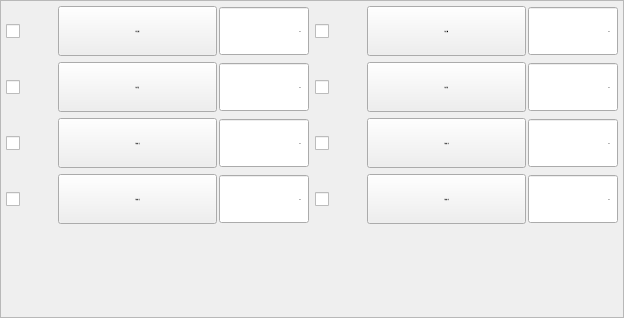
<?xml version="1.0" encoding="UTF-8"?>
<ui version="4.0">
 <class>FormBtnIMM</class>
 <widget class="QWidget" name="FormBtnIMM">
  <property name="geometry">
   <rect>
    <x>0</x>
    <y>0</y>
    <width>624</width>
    <height>318</height>
   </rect>
  </property>
  <property name="sizePolicy">
   <sizepolicy hsizetype="Preferred" vsizetype="Expanding">
    <horstretch>0</horstretch>
    <verstretch>0</verstretch>
   </sizepolicy>
  </property>
  <property name="minimumSize">
   <size>
    <width>624</width>
    <height>318</height>
   </size>
  </property>
  <property name="maximumSize">
   <size>
    <width>624</width>
    <height>318</height>
   </size>
  </property>
  <property name="sizeIncrement">
   <size>
    <width>0</width>
    <height>-1</height>
   </size>
  </property>
  <property name="font">
   <font>
    <family>微软雅黑</family>
    <pointsize>-1</pointsize>
    <weight>50</weight>
    <italic>false</italic>
    <bold>false</bold>
   </font>
  </property>
  <property name="windowTitle">
   <string notr="true">注塑机动作</string>
  </property>
  <property name="styleSheet">
   <string notr="true">font: 28px &quot;微软雅黑&quot;;</string>
  </property>
  <layout class="QVBoxLayout" name="verticalLayoutForm">
   <property name="spacing">
    <number>0</number>
   </property>
   <property name="margin">
    <number>0</number>
   </property>
   <item>
    <widget class="QFrame" name="frameBtnImm">
     <property name="font">
      <font>
       <family>微软雅黑</family>
       <pointsize>-1</pointsize>
       <weight>50</weight>
       <italic>false</italic>
       <bold>false</bold>
      </font>
     </property>
     <property name="styleSheet">
      <string notr="true"/>
     </property>
     <property name="frameShape">
      <enum>QFrame::StyledPanel</enum>
     </property>
     <property name="frameShadow">
      <enum>QFrame::Sunken</enum>
     </property>
     <property name="IsMainArea" stdset="0">
      <bool>true</bool>
     </property>
     <layout class="QGridLayout" name="gridLayout">
      <property name="margin">
       <number>5</number>
      </property>
      <item row="0" column="0">
       <layout class="QHBoxLayout" name="horizontalLayout">
        <property name="spacing">
         <number>2</number>
        </property>
        <item>
         <widget class="QCheckBox" name="checkBoxEmo">
          <property name="minimumSize">
           <size>
            <width>50</width>
            <height>50</height>
           </size>
          </property>
          <property name="maximumSize">
           <size>
            <width>50</width>
            <height>50</height>
           </size>
          </property>
          <property name="font">
           <font>
            <family>微软雅黑</family>
            <pointsize>-1</pointsize>
            <weight>50</weight>
            <italic>false</italic>
            <bold>false</bold>
           </font>
          </property>
          <property name="layoutDirection">
           <enum>Qt::LeftToRight</enum>
          </property>
          <property name="text">
           <string/>
          </property>
          <property name="iconSize">
           <size>
            <width>32</width>
            <height>32</height>
           </size>
          </property>
         </widget>
        </item>
        <item>
         <widget class="xIndicatorButton" name="radioButton_emo">
          <property name="minimumSize">
           <size>
            <width>115</width>
            <height>50</height>
           </size>
          </property>
          <property name="maximumSize">
           <size>
            <width>16777215</width>
            <height>50</height>
           </size>
          </property>
          <property name="font">
           <font>
            <family>微软雅黑</family>
            <pointsize>-1</pointsize>
            <weight>50</weight>
            <italic>false</italic>
            <bold>false</bold>
           </font>
          </property>
          <property name="text">
           <string>等待开模</string>
          </property>
         </widget>
        </item>
        <item>
         <widget class="xDoubleSpinBox" name="BoxDelayEmo">
          <property name="minimumSize">
           <size>
            <width>80</width>
            <height>50</height>
           </size>
          </property>
          <property name="maximumSize">
           <size>
            <width>90</width>
            <height>50</height>
           </size>
          </property>
          <property name="font">
           <font>
            <family>微软雅黑</family>
            <pointsize>-1</pointsize>
            <weight>50</weight>
            <italic>false</italic>
            <bold>false</bold>
           </font>
          </property>
          <property name="alignment">
           <set>Qt::AlignRight|Qt::AlignTrailing|Qt::AlignVCenter</set>
          </property>
          <property name="buttonSymbols">
           <enum>QAbstractSpinBox::NoButtons</enum>
          </property>
          <property name="suffix">
           <string>s</string>
          </property>
          <property name="decimals">
           <number>1</number>
          </property>
          <property name="maximum">
           <double>99.900000000000006</double>
          </property>
          <property name="singleStep">
           <double>0.100000000000000</double>
          </property>
         </widget>
        </item>
       </layout>
      </item>
      <item row="0" column="1">
       <layout class="QHBoxLayout" name="horizontalLayout_2">
        <property name="spacing">
         <number>2</number>
        </property>
        <item>
         <widget class="QCheckBox" name="checkBoxEmc">
          <property name="minimumSize">
           <size>
            <width>50</width>
            <height>50</height>
           </size>
          </property>
          <property name="maximumSize">
           <size>
            <width>50</width>
            <height>50</height>
           </size>
          </property>
          <property name="font">
           <font>
            <family>微软雅黑</family>
            <pointsize>-1</pointsize>
            <weight>50</weight>
            <italic>false</italic>
            <bold>false</bold>
           </font>
          </property>
          <property name="text">
           <string/>
          </property>
          <property name="iconSize">
           <size>
            <width>28</width>
            <height>28</height>
           </size>
          </property>
         </widget>
        </item>
        <item>
         <widget class="xIndicatorButton" name="radioButton_emc">
          <property name="minimumSize">
           <size>
            <width>115</width>
            <height>50</height>
           </size>
          </property>
          <property name="maximumSize">
           <size>
            <width>16777215</width>
            <height>50</height>
           </size>
          </property>
          <property name="font">
           <font>
            <family>微软雅黑</family>
            <pointsize>-1</pointsize>
            <weight>50</weight>
            <italic>false</italic>
            <bold>false</bold>
           </font>
          </property>
          <property name="text">
           <string>允许关模  </string>
          </property>
         </widget>
        </item>
        <item>
         <widget class="xDoubleSpinBox" name="BoxDelayEmc">
          <property name="enabled">
           <bool>true</bool>
          </property>
          <property name="sizePolicy">
           <sizepolicy hsizetype="Fixed" vsizetype="Fixed">
            <horstretch>0</horstretch>
            <verstretch>0</verstretch>
           </sizepolicy>
          </property>
          <property name="minimumSize">
           <size>
            <width>80</width>
            <height>50</height>
           </size>
          </property>
          <property name="maximumSize">
           <size>
            <width>90</width>
            <height>50</height>
           </size>
          </property>
          <property name="font">
           <font>
            <family>微软雅黑</family>
            <pointsize>-1</pointsize>
            <weight>50</weight>
            <italic>false</italic>
            <bold>false</bold>
           </font>
          </property>
          <property name="focusPolicy">
           <enum>Qt::ClickFocus</enum>
          </property>
          <property name="alignment">
           <set>Qt::AlignRight|Qt::AlignTrailing|Qt::AlignVCenter</set>
          </property>
          <property name="buttonSymbols">
           <enum>QAbstractSpinBox::NoButtons</enum>
          </property>
          <property name="specialValueText">
           <string notr="true"/>
          </property>
          <property name="keyboardTracking">
           <bool>false</bool>
          </property>
          <property name="suffix">
           <string notr="true">s</string>
          </property>
          <property name="decimals">
           <number>1</number>
          </property>
          <property name="maximum">
           <double>99.900000000000006</double>
          </property>
          <property name="singleStep">
           <double>0.100000000000000</double>
          </property>
          <property name="HasBtn" stdset="0">
           <bool>false</bool>
          </property>
         </widget>
        </item>
       </layout>
      </item>
      <item row="1" column="0">
       <layout class="QHBoxLayout" name="horizontalLayout_3">
        <property name="spacing">
         <number>2</number>
        </property>
        <item>
         <widget class="QCheckBox" name="checkBoxEef">
          <property name="minimumSize">
           <size>
            <width>50</width>
            <height>50</height>
           </size>
          </property>
          <property name="maximumSize">
           <size>
            <width>50</width>
            <height>50</height>
           </size>
          </property>
          <property name="font">
           <font>
            <family>微软雅黑</family>
            <pointsize>-1</pointsize>
            <weight>50</weight>
            <italic>false</italic>
            <bold>false</bold>
           </font>
          </property>
          <property name="text">
           <string/>
          </property>
          <property name="iconSize">
           <size>
            <width>28</width>
            <height>28</height>
           </size>
          </property>
         </widget>
        </item>
        <item>
         <widget class="xIndicatorButton" name="radioButton_eef">
          <property name="minimumSize">
           <size>
            <width>115</width>
            <height>50</height>
           </size>
          </property>
          <property name="maximumSize">
           <size>
            <width>16777215</width>
            <height>50</height>
           </size>
          </property>
          <property name="font">
           <font>
            <family>微软雅黑</family>
            <pointsize>-1</pointsize>
            <weight>50</weight>
            <italic>false</italic>
            <bold>false</bold>
           </font>
          </property>
          <property name="text">
           <string>允许顶进  </string>
          </property>
          <property name="iconOn" stdset="0">
           <iconset resource="xPad.qrc">
            <normaloff>:/img/widget/buttonOn.png</normaloff>:/img/widget/buttonOn.png</iconset>
          </property>
          <property name="iconOff" stdset="0">
           <iconset resource="xPad.qrc">
            <normaloff>:/img/widget/buttonOff.png</normaloff>:/img/widget/buttonOff.png</iconset>
          </property>
         </widget>
        </item>
        <item>
         <widget class="xDoubleSpinBox" name="BoxDelayEef">
          <property name="enabled">
           <bool>true</bool>
          </property>
          <property name="sizePolicy">
           <sizepolicy hsizetype="Fixed" vsizetype="Fixed">
            <horstretch>0</horstretch>
            <verstretch>0</verstretch>
           </sizepolicy>
          </property>
          <property name="minimumSize">
           <size>
            <width>80</width>
            <height>50</height>
           </size>
          </property>
          <property name="maximumSize">
           <size>
            <width>90</width>
            <height>50</height>
           </size>
          </property>
          <property name="font">
           <font>
            <family>微软雅黑</family>
            <pointsize>-1</pointsize>
            <weight>50</weight>
            <italic>false</italic>
            <bold>false</bold>
           </font>
          </property>
          <property name="focusPolicy">
           <enum>Qt::ClickFocus</enum>
          </property>
          <property name="alignment">
           <set>Qt::AlignRight|Qt::AlignTrailing|Qt::AlignVCenter</set>
          </property>
          <property name="buttonSymbols">
           <enum>QAbstractSpinBox::NoButtons</enum>
          </property>
          <property name="specialValueText">
           <string notr="true"/>
          </property>
          <property name="keyboardTracking">
           <bool>false</bool>
          </property>
          <property name="suffix">
           <string notr="true">s</string>
          </property>
          <property name="decimals">
           <number>1</number>
          </property>
          <property name="maximum">
           <double>99.900000000000006</double>
          </property>
          <property name="singleStep">
           <double>0.100000000000000</double>
          </property>
          <property name="HasBtn" stdset="0">
           <bool>false</bool>
          </property>
         </widget>
        </item>
       </layout>
      </item>
      <item row="1" column="1">
       <layout class="QHBoxLayout" name="horizontalLayout_4">
        <property name="spacing">
         <number>2</number>
        </property>
        <item>
         <widget class="QCheckBox" name="checkBoxEeb">
          <property name="minimumSize">
           <size>
            <width>50</width>
            <height>50</height>
           </size>
          </property>
          <property name="maximumSize">
           <size>
            <width>50</width>
            <height>50</height>
           </size>
          </property>
          <property name="font">
           <font>
            <family>微软雅黑</family>
            <pointsize>-1</pointsize>
            <weight>50</weight>
            <italic>false</italic>
            <bold>false</bold>
           </font>
          </property>
          <property name="text">
           <string/>
          </property>
          <property name="iconSize">
           <size>
            <width>28</width>
            <height>28</height>
           </size>
          </property>
         </widget>
        </item>
        <item>
         <widget class="xIndicatorButton" name="radioButton_eeb">
          <property name="minimumSize">
           <size>
            <width>115</width>
            <height>50</height>
           </size>
          </property>
          <property name="maximumSize">
           <size>
            <width>16777215</width>
            <height>50</height>
           </size>
          </property>
          <property name="font">
           <font>
            <family>微软雅黑</family>
            <pointsize>-1</pointsize>
            <weight>50</weight>
            <italic>false</italic>
            <bold>false</bold>
           </font>
          </property>
          <property name="text">
           <string>允许顶退  </string>
          </property>
          <property name="iconOn" stdset="0">
           <iconset resource="xPad.qrc">
            <normaloff>:/img/widget/buttonOn.png</normaloff>:/img/widget/buttonOn.png</iconset>
          </property>
          <property name="iconOff" stdset="0">
           <iconset resource="xPad.qrc">
            <normaloff>:/img/widget/buttonOff.png</normaloff>:/img/widget/buttonOff.png</iconset>
          </property>
         </widget>
        </item>
        <item>
         <widget class="xDoubleSpinBox" name="BoxDelayEeb">
          <property name="enabled">
           <bool>true</bool>
          </property>
          <property name="sizePolicy">
           <sizepolicy hsizetype="Fixed" vsizetype="Fixed">
            <horstretch>0</horstretch>
            <verstretch>0</verstretch>
           </sizepolicy>
          </property>
          <property name="minimumSize">
           <size>
            <width>80</width>
            <height>50</height>
           </size>
          </property>
          <property name="maximumSize">
           <size>
            <width>90</width>
            <height>50</height>
           </size>
          </property>
          <property name="font">
           <font>
            <family>微软雅黑</family>
            <pointsize>-1</pointsize>
            <weight>50</weight>
            <italic>false</italic>
            <bold>false</bold>
           </font>
          </property>
          <property name="focusPolicy">
           <enum>Qt::ClickFocus</enum>
          </property>
          <property name="alignment">
           <set>Qt::AlignRight|Qt::AlignTrailing|Qt::AlignVCenter</set>
          </property>
          <property name="buttonSymbols">
           <enum>QAbstractSpinBox::NoButtons</enum>
          </property>
          <property name="specialValueText">
           <string notr="true"/>
          </property>
          <property name="keyboardTracking">
           <bool>false</bool>
          </property>
          <property name="suffix">
           <string notr="true">s</string>
          </property>
          <property name="decimals">
           <number>1</number>
          </property>
          <property name="maximum">
           <double>99.900000000000006</double>
          </property>
          <property name="singleStep">
           <double>0.100000000000000</double>
          </property>
          <property name="HasBtn" stdset="0">
           <bool>false</bool>
          </property>
         </widget>
        </item>
       </layout>
      </item>
      <item row="2" column="0">
       <layout class="QHBoxLayout" name="horizontalLayout_5">
        <property name="spacing">
         <number>2</number>
        </property>
        <item>
         <widget class="QCheckBox" name="checkBoxC1p1">
          <property name="minimumSize">
           <size>
            <width>50</width>
            <height>50</height>
           </size>
          </property>
          <property name="maximumSize">
           <size>
            <width>50</width>
            <height>50</height>
           </size>
          </property>
          <property name="font">
           <font>
            <family>微软雅黑</family>
            <pointsize>-1</pointsize>
            <weight>50</weight>
            <italic>false</italic>
            <bold>false</bold>
           </font>
          </property>
          <property name="text">
           <string/>
          </property>
          <property name="iconSize">
           <size>
            <width>28</width>
            <height>28</height>
           </size>
          </property>
         </widget>
        </item>
        <item>
         <widget class="xIndicatorButton" name="radioButton_c1p1">
          <property name="minimumSize">
           <size>
            <width>115</width>
            <height>50</height>
           </size>
          </property>
          <property name="maximumSize">
           <size>
            <width>16777215</width>
            <height>50</height>
           </size>
          </property>
          <property name="font">
           <font>
            <family>微软雅黑</family>
            <pointsize>-1</pointsize>
            <weight>50</weight>
            <italic>false</italic>
            <bold>false</bold>
           </font>
          </property>
          <property name="text">
           <string>允许抽1进</string>
          </property>
          <property name="iconOn" stdset="0">
           <iconset resource="xPad.qrc">
            <normaloff>:/img/widget/buttonOn.png</normaloff>:/img/widget/buttonOn.png</iconset>
          </property>
          <property name="iconOff" stdset="0">
           <iconset resource="xPad.qrc">
            <normaloff>:/img/widget/buttonOff.png</normaloff>:/img/widget/buttonOff.png</iconset>
          </property>
         </widget>
        </item>
        <item>
         <widget class="xDoubleSpinBox" name="BoxDelayC1p1">
          <property name="enabled">
           <bool>true</bool>
          </property>
          <property name="sizePolicy">
           <sizepolicy hsizetype="Fixed" vsizetype="Fixed">
            <horstretch>0</horstretch>
            <verstretch>0</verstretch>
           </sizepolicy>
          </property>
          <property name="minimumSize">
           <size>
            <width>80</width>
            <height>50</height>
           </size>
          </property>
          <property name="maximumSize">
           <size>
            <width>90</width>
            <height>50</height>
           </size>
          </property>
          <property name="font">
           <font>
            <family>微软雅黑</family>
            <pointsize>-1</pointsize>
            <weight>50</weight>
            <italic>false</italic>
            <bold>false</bold>
           </font>
          </property>
          <property name="focusPolicy">
           <enum>Qt::ClickFocus</enum>
          </property>
          <property name="alignment">
           <set>Qt::AlignRight|Qt::AlignTrailing|Qt::AlignVCenter</set>
          </property>
          <property name="buttonSymbols">
           <enum>QAbstractSpinBox::NoButtons</enum>
          </property>
          <property name="specialValueText">
           <string notr="true"/>
          </property>
          <property name="keyboardTracking">
           <bool>false</bool>
          </property>
          <property name="suffix">
           <string notr="true">s</string>
          </property>
          <property name="decimals">
           <number>1</number>
          </property>
          <property name="maximum">
           <double>99.900000000000006</double>
          </property>
          <property name="singleStep">
           <double>0.100000000000000</double>
          </property>
          <property name="HasBtn" stdset="0">
           <bool>false</bool>
          </property>
         </widget>
        </item>
       </layout>
      </item>
      <item row="2" column="1">
       <layout class="QHBoxLayout" name="horizontalLayout_6">
        <property name="spacing">
         <number>2</number>
        </property>
        <item>
         <widget class="QCheckBox" name="checkBoxC1p2">
          <property name="minimumSize">
           <size>
            <width>50</width>
            <height>50</height>
           </size>
          </property>
          <property name="maximumSize">
           <size>
            <width>50</width>
            <height>50</height>
           </size>
          </property>
          <property name="font">
           <font>
            <family>微软雅黑</family>
            <pointsize>-1</pointsize>
            <weight>50</weight>
            <italic>false</italic>
            <bold>false</bold>
           </font>
          </property>
          <property name="text">
           <string/>
          </property>
          <property name="iconSize">
           <size>
            <width>28</width>
            <height>28</height>
           </size>
          </property>
         </widget>
        </item>
        <item>
         <widget class="xIndicatorButton" name="radioButton_c1p2">
          <property name="minimumSize">
           <size>
            <width>115</width>
            <height>50</height>
           </size>
          </property>
          <property name="maximumSize">
           <size>
            <width>16777215</width>
            <height>50</height>
           </size>
          </property>
          <property name="font">
           <font>
            <family>微软雅黑</family>
            <pointsize>-1</pointsize>
            <weight>50</weight>
            <italic>false</italic>
            <bold>false</bold>
           </font>
          </property>
          <property name="text">
           <string>允许抽1退</string>
          </property>
          <property name="iconOn" stdset="0">
           <iconset resource="xPad.qrc">
            <normaloff>:/img/widget/buttonOn.png</normaloff>:/img/widget/buttonOn.png</iconset>
          </property>
          <property name="iconOff" stdset="0">
           <iconset resource="xPad.qrc">
            <normaloff>:/img/widget/buttonOff.png</normaloff>:/img/widget/buttonOff.png</iconset>
          </property>
         </widget>
        </item>
        <item>
         <widget class="xDoubleSpinBox" name="BoxDelayC1p2">
          <property name="enabled">
           <bool>true</bool>
          </property>
          <property name="sizePolicy">
           <sizepolicy hsizetype="Fixed" vsizetype="Fixed">
            <horstretch>0</horstretch>
            <verstretch>0</verstretch>
           </sizepolicy>
          </property>
          <property name="minimumSize">
           <size>
            <width>80</width>
            <height>50</height>
           </size>
          </property>
          <property name="maximumSize">
           <size>
            <width>90</width>
            <height>50</height>
           </size>
          </property>
          <property name="font">
           <font>
            <family>微软雅黑</family>
            <pointsize>-1</pointsize>
            <weight>50</weight>
            <italic>false</italic>
            <bold>false</bold>
           </font>
          </property>
          <property name="focusPolicy">
           <enum>Qt::ClickFocus</enum>
          </property>
          <property name="alignment">
           <set>Qt::AlignRight|Qt::AlignTrailing|Qt::AlignVCenter</set>
          </property>
          <property name="buttonSymbols">
           <enum>QAbstractSpinBox::NoButtons</enum>
          </property>
          <property name="specialValueText">
           <string notr="true"/>
          </property>
          <property name="keyboardTracking">
           <bool>false</bool>
          </property>
          <property name="suffix">
           <string notr="true">s</string>
          </property>
          <property name="decimals">
           <number>1</number>
          </property>
          <property name="maximum">
           <double>99.900000000000006</double>
          </property>
          <property name="singleStep">
           <double>0.100000000000000</double>
          </property>
          <property name="HasBtn" stdset="0">
           <bool>false</bool>
          </property>
         </widget>
        </item>
       </layout>
      </item>
      <item row="3" column="0">
       <layout class="QHBoxLayout" name="horizontalLayout_7">
        <property name="spacing">
         <number>2</number>
        </property>
        <item>
         <widget class="QCheckBox" name="checkBoxC2p1">
          <property name="minimumSize">
           <size>
            <width>50</width>
            <height>50</height>
           </size>
          </property>
          <property name="maximumSize">
           <size>
            <width>50</width>
            <height>50</height>
           </size>
          </property>
          <property name="font">
           <font>
            <family>微软雅黑</family>
            <pointsize>-1</pointsize>
            <weight>50</weight>
            <italic>false</italic>
            <bold>false</bold>
           </font>
          </property>
          <property name="text">
           <string/>
          </property>
          <property name="iconSize">
           <size>
            <width>28</width>
            <height>28</height>
           </size>
          </property>
         </widget>
        </item>
        <item>
         <widget class="xIndicatorButton" name="radioButton_c2p1">
          <property name="minimumSize">
           <size>
            <width>115</width>
            <height>50</height>
           </size>
          </property>
          <property name="maximumSize">
           <size>
            <width>16777215</width>
            <height>50</height>
           </size>
          </property>
          <property name="font">
           <font>
            <family>微软雅黑</family>
            <pointsize>-1</pointsize>
            <weight>50</weight>
            <italic>false</italic>
            <bold>false</bold>
           </font>
          </property>
          <property name="text">
           <string>允许抽2进</string>
          </property>
          <property name="iconOn" stdset="0">
           <iconset resource="xPad.qrc">
            <normaloff>:/img/widget/buttonOn.png</normaloff>:/img/widget/buttonOn.png</iconset>
          </property>
          <property name="iconOff" stdset="0">
           <iconset resource="xPad.qrc">
            <normaloff>:/img/widget/buttonOff.png</normaloff>:/img/widget/buttonOff.png</iconset>
          </property>
         </widget>
        </item>
        <item>
         <widget class="xDoubleSpinBox" name="BoxDelayC2p1">
          <property name="enabled">
           <bool>true</bool>
          </property>
          <property name="sizePolicy">
           <sizepolicy hsizetype="Fixed" vsizetype="Fixed">
            <horstretch>0</horstretch>
            <verstretch>0</verstretch>
           </sizepolicy>
          </property>
          <property name="minimumSize">
           <size>
            <width>80</width>
            <height>50</height>
           </size>
          </property>
          <property name="maximumSize">
           <size>
            <width>90</width>
            <height>50</height>
           </size>
          </property>
          <property name="font">
           <font>
            <family>微软雅黑</family>
            <pointsize>-1</pointsize>
            <weight>50</weight>
            <italic>false</italic>
            <bold>false</bold>
           </font>
          </property>
          <property name="focusPolicy">
           <enum>Qt::ClickFocus</enum>
          </property>
          <property name="alignment">
           <set>Qt::AlignRight|Qt::AlignTrailing|Qt::AlignVCenter</set>
          </property>
          <property name="buttonSymbols">
           <enum>QAbstractSpinBox::NoButtons</enum>
          </property>
          <property name="specialValueText">
           <string notr="true"/>
          </property>
          <property name="keyboardTracking">
           <bool>false</bool>
          </property>
          <property name="suffix">
           <string notr="true">s</string>
          </property>
          <property name="decimals">
           <number>1</number>
          </property>
          <property name="maximum">
           <double>99.900000000000006</double>
          </property>
          <property name="singleStep">
           <double>0.100000000000000</double>
          </property>
          <property name="HasBtn" stdset="0">
           <bool>false</bool>
          </property>
         </widget>
        </item>
       </layout>
      </item>
      <item row="3" column="1">
       <layout class="QHBoxLayout" name="horizontalLayout_8">
        <property name="spacing">
         <number>2</number>
        </property>
        <item>
         <widget class="QCheckBox" name="checkBoxC2p2">
          <property name="minimumSize">
           <size>
            <width>50</width>
            <height>50</height>
           </size>
          </property>
          <property name="maximumSize">
           <size>
            <width>50</width>
            <height>50</height>
           </size>
          </property>
          <property name="font">
           <font>
            <family>微软雅黑</family>
            <pointsize>-1</pointsize>
            <weight>50</weight>
            <italic>false</italic>
            <bold>false</bold>
           </font>
          </property>
          <property name="text">
           <string/>
          </property>
          <property name="iconSize">
           <size>
            <width>28</width>
            <height>28</height>
           </size>
          </property>
         </widget>
        </item>
        <item>
         <widget class="xIndicatorButton" name="radioButton_c2p2">
          <property name="minimumSize">
           <size>
            <width>115</width>
            <height>50</height>
           </size>
          </property>
          <property name="maximumSize">
           <size>
            <width>16777215</width>
            <height>50</height>
           </size>
          </property>
          <property name="font">
           <font>
            <family>微软雅黑</family>
            <pointsize>-1</pointsize>
            <weight>50</weight>
            <italic>false</italic>
            <bold>false</bold>
           </font>
          </property>
          <property name="text">
           <string>允许抽2退</string>
          </property>
          <property name="iconOn" stdset="0">
           <iconset resource="xPad.qrc">
            <normaloff>:/img/widget/buttonOn.png</normaloff>:/img/widget/buttonOn.png</iconset>
          </property>
          <property name="iconOff" stdset="0">
           <iconset resource="xPad.qrc">
            <normaloff>:/img/widget/buttonOff.png</normaloff>:/img/widget/buttonOff.png</iconset>
          </property>
         </widget>
        </item>
        <item>
         <widget class="xDoubleSpinBox" name="BoxDelayC2p2">
          <property name="enabled">
           <bool>true</bool>
          </property>
          <property name="sizePolicy">
           <sizepolicy hsizetype="Fixed" vsizetype="Fixed">
            <horstretch>0</horstretch>
            <verstretch>0</verstretch>
           </sizepolicy>
          </property>
          <property name="minimumSize">
           <size>
            <width>80</width>
            <height>50</height>
           </size>
          </property>
          <property name="maximumSize">
           <size>
            <width>90</width>
            <height>50</height>
           </size>
          </property>
          <property name="font">
           <font>
            <family>微软雅黑</family>
            <pointsize>-1</pointsize>
            <weight>50</weight>
            <italic>false</italic>
            <bold>false</bold>
           </font>
          </property>
          <property name="focusPolicy">
           <enum>Qt::ClickFocus</enum>
          </property>
          <property name="alignment">
           <set>Qt::AlignRight|Qt::AlignTrailing|Qt::AlignVCenter</set>
          </property>
          <property name="buttonSymbols">
           <enum>QAbstractSpinBox::NoButtons</enum>
          </property>
          <property name="specialValueText">
           <string notr="true"/>
          </property>
          <property name="keyboardTracking">
           <bool>false</bool>
          </property>
          <property name="suffix">
           <string notr="true">s</string>
          </property>
          <property name="decimals">
           <number>1</number>
          </property>
          <property name="maximum">
           <double>99.900000000000006</double>
          </property>
          <property name="singleStep">
           <double>0.100000000000000</double>
          </property>
          <property name="HasBtn" stdset="0">
           <bool>false</bool>
          </property>
         </widget>
        </item>
       </layout>
      </item>
      <item row="4" column="0" colspan="2">
       <spacer name="verticalSpacer">
        <property name="orientation">
         <enum>Qt::Vertical</enum>
        </property>
        <property name="sizeHint" stdset="0">
         <size>
          <width>428</width>
          <height>78</height>
         </size>
        </property>
       </spacer>
      </item>
     </layout>
    </widget>
   </item>
  </layout>
 </widget>
 <customwidgets>
  <customwidget>
   <class>xDoubleSpinBox</class>
   <extends>QDoubleSpinBox</extends>
   <header>xdoublespinbox.h</header>
   <slots>
    <signal>clicked()</signal>
   </slots>
  </customwidget>
  <customwidget>
   <class>xIndicatorButton</class>
   <extends>QPushButton</extends>
   <header>xindicatorbutton.h</header>
  </customwidget>
 </customwidgets>
 <resources>
  <include location="xPad.qrc"/>
 </resources>
 <connections>
  <connection>
   <sender>BoxDelayC1p1</sender>
   <signal>clicked()</signal>
   <receiver>FormBtnIMM</receiver>
   <slot>inputDelayC1p1()</slot>
   <hints>
    <hint type="sourcelabel">
     <x>193</x>
     <y>203</y>
    </hint>
    <hint type="destinationlabel">
     <x>120</x>
     <y>172</y>
    </hint>
   </hints>
  </connection>
  <connection>
   <sender>BoxDelayC1p2</sender>
   <signal>clicked()</signal>
   <receiver>FormBtnIMM</receiver>
   <slot>inputDelayC1p2()</slot>
   <hints>
    <hint type="sourcelabel">
     <x>193</x>
     <y>239</y>
    </hint>
    <hint type="destinationlabel">
     <x>120</x>
     <y>172</y>
    </hint>
   </hints>
  </connection>
  <connection>
   <sender>BoxDelayC2p1</sender>
   <signal>clicked()</signal>
   <receiver>FormBtnIMM</receiver>
   <slot>inputDelayC2p1()</slot>
   <hints>
    <hint type="sourcelabel">
     <x>193</x>
     <y>275</y>
    </hint>
    <hint type="destinationlabel">
     <x>120</x>
     <y>172</y>
    </hint>
   </hints>
  </connection>
  <connection>
   <sender>BoxDelayC2p2</sender>
   <signal>clicked()</signal>
   <receiver>FormBtnIMM</receiver>
   <slot>inputDelayC2p2()</slot>
   <hints>
    <hint type="sourcelabel">
     <x>193</x>
     <y>311</y>
    </hint>
    <hint type="destinationlabel">
     <x>120</x>
     <y>172</y>
    </hint>
   </hints>
  </connection>
  <connection>
   <sender>BoxDelayEeb</sender>
   <signal>clicked()</signal>
   <receiver>FormBtnIMM</receiver>
   <slot>inputDelayEeb()</slot>
   <hints>
    <hint type="sourcelabel">
     <x>193</x>
     <y>167</y>
    </hint>
    <hint type="destinationlabel">
     <x>120</x>
     <y>172</y>
    </hint>
   </hints>
  </connection>
  <connection>
   <sender>BoxDelayEef</sender>
   <signal>clicked()</signal>
   <receiver>FormBtnIMM</receiver>
   <slot>inputDelayEef()</slot>
   <hints>
    <hint type="sourcelabel">
     <x>193</x>
     <y>131</y>
    </hint>
    <hint type="destinationlabel">
     <x>120</x>
     <y>172</y>
    </hint>
   </hints>
  </connection>
  <connection>
   <sender>BoxDelayEmc</sender>
   <signal>clicked()</signal>
   <receiver>FormBtnIMM</receiver>
   <slot>inputDelayEmc()</slot>
   <hints>
    <hint type="sourcelabel">
     <x>193</x>
     <y>95</y>
    </hint>
    <hint type="destinationlabel">
     <x>120</x>
     <y>172</y>
    </hint>
   </hints>
  </connection>
  <connection>
   <sender>BoxDelayEmo</sender>
   <signal>clicked()</signal>
   <receiver>FormBtnIMM</receiver>
   <slot>inputDelayEmo()</slot>
   <hints>
    <hint type="sourcelabel">
     <x>192</x>
     <y>59</y>
    </hint>
    <hint type="destinationlabel">
     <x>120</x>
     <y>172</y>
    </hint>
   </hints>
  </connection>
  <connection>
   <sender>radioButton_c1p1</sender>
   <signal>clicked()</signal>
   <receiver>FormBtnIMM</receiver>
   <slot>btnC1p1clicked()</slot>
   <hints>
    <hint type="sourcelabel">
     <x>92</x>
     <y>203</y>
    </hint>
    <hint type="destinationlabel">
     <x>120</x>
     <y>172</y>
    </hint>
   </hints>
  </connection>
  <connection>
   <sender>radioButton_c1p2</sender>
   <signal>clicked()</signal>
   <receiver>FormBtnIMM</receiver>
   <slot>btnC1p2clicked()</slot>
   <hints>
    <hint type="sourcelabel">
     <x>92</x>
     <y>239</y>
    </hint>
    <hint type="destinationlabel">
     <x>120</x>
     <y>172</y>
    </hint>
   </hints>
  </connection>
  <connection>
   <sender>radioButton_c2p1</sender>
   <signal>clicked()</signal>
   <receiver>FormBtnIMM</receiver>
   <slot>btnC2p1clicked()</slot>
   <hints>
    <hint type="sourcelabel">
     <x>92</x>
     <y>275</y>
    </hint>
    <hint type="destinationlabel">
     <x>120</x>
     <y>172</y>
    </hint>
   </hints>
  </connection>
  <connection>
   <sender>radioButton_c2p2</sender>
   <signal>clicked()</signal>
   <receiver>FormBtnIMM</receiver>
   <slot>btnC2p2clicked()</slot>
   <hints>
    <hint type="sourcelabel">
     <x>92</x>
     <y>311</y>
    </hint>
    <hint type="destinationlabel">
     <x>120</x>
     <y>172</y>
    </hint>
   </hints>
  </connection>
  <connection>
   <sender>radioButton_eeb</sender>
   <signal>clicked()</signal>
   <receiver>FormBtnIMM</receiver>
   <slot>btnEebclicked()</slot>
   <hints>
    <hint type="sourcelabel">
     <x>92</x>
     <y>167</y>
    </hint>
    <hint type="destinationlabel">
     <x>120</x>
     <y>172</y>
    </hint>
   </hints>
  </connection>
  <connection>
   <sender>radioButton_eef</sender>
   <signal>clicked()</signal>
   <receiver>FormBtnIMM</receiver>
   <slot>btnEefclicked()</slot>
   <hints>
    <hint type="sourcelabel">
     <x>92</x>
     <y>131</y>
    </hint>
    <hint type="destinationlabel">
     <x>120</x>
     <y>172</y>
    </hint>
   </hints>
  </connection>
 </connections>
 <slots>
  <slot>inputDelayEmo()</slot>
  <slot>inputDelayEmc()</slot>
  <slot>inputDelayEef()</slot>
  <slot>inputDelayEeb()</slot>
  <slot>inputDelayC1p1()</slot>
  <slot>inputDelayC1p2()</slot>
  <slot>inputDelayC2p1()</slot>
  <slot>inputDelayC2p2()</slot>
  <slot>btnEefclicked()</slot>
  <slot>btnEebclicked()</slot>
  <slot>btnC1p1clicked()</slot>
  <slot>btnC1p2clicked()</slot>
  <slot>btnC2p1clicked()</slot>
  <slot>btnC2p2clicked()</slot>
 </slots>
</ui>
